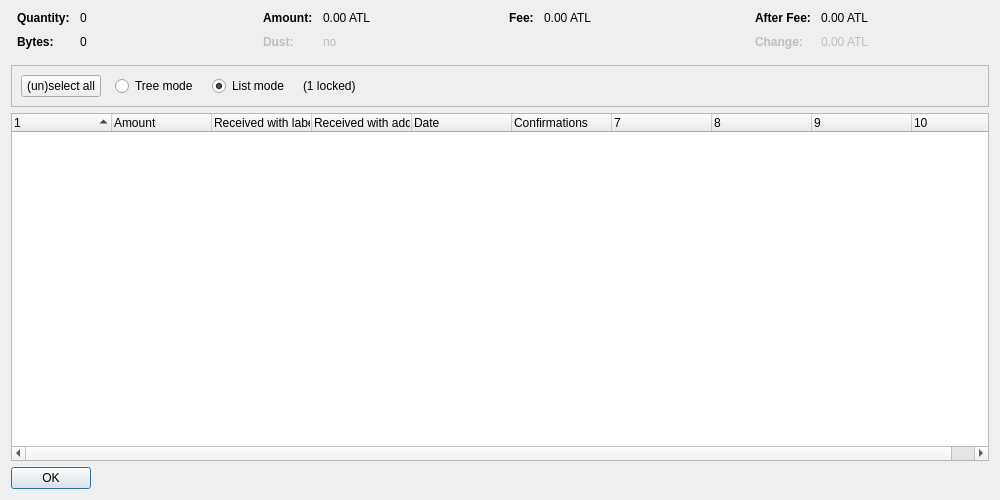
<?xml version="1.0" encoding="UTF-8"?>
<ui version="4.0">
 <class>CoinControlDialog</class>
 <widget class="QDialog" name="CoinControlDialog">
  <property name="geometry">
   <rect>
    <x>0</x>
    <y>0</y>
    <width>1000</width>
    <height>500</height>
   </rect>
  </property>
  <property name="windowTitle">
   <string>Coin Selection</string>
  </property>
  <layout class="QVBoxLayout" name="verticalLayout">
   <item>
    <layout class="QHBoxLayout" name="horizontalLayoutTop" stretch="0,0,0,0">
     <property name="topMargin">
      <number>0</number>
     </property>
     <property name="bottomMargin">
      <number>10</number>
     </property>
     <item>
      <layout class="QFormLayout" name="formLayoutCoinControl1">
       <property name="horizontalSpacing">
        <number>10</number>
       </property>
       <property name="verticalSpacing">
        <number>10</number>
       </property>
       <property name="leftMargin">
        <number>6</number>
       </property>
       <property name="rightMargin">
        <number>6</number>
       </property>
       <item row="0" column="0">
        <widget class="QLabel" name="labelCoinControlQuantityText">
         <property name="font">
          <font>
           <weight>75</weight>
           <bold>true</bold>
          </font>
         </property>
         <property name="text">
          <string>Quantity:</string>
         </property>
        </widget>
       </item>
       <item row="0" column="1">
        <widget class="QLabel" name="labelCoinControlQuantity">
         <property name="cursor">
          <cursorShape>IBeamCursor</cursorShape>
         </property>
         <property name="contextMenuPolicy">
          <enum>Qt::ActionsContextMenu</enum>
         </property>
         <property name="text">
          <string notr="true">0</string>
         </property>
         <property name="textInteractionFlags">
          <set>Qt::LinksAccessibleByMouse|Qt::TextSelectableByKeyboard|Qt::TextSelectableByMouse</set>
         </property>
        </widget>
       </item>
       <item row="1" column="0">
        <widget class="QLabel" name="labelCoinControlBytesText">
         <property name="font">
          <font>
           <weight>75</weight>
           <bold>true</bold>
          </font>
         </property>
         <property name="text">
          <string>Bytes:</string>
         </property>
        </widget>
       </item>
       <item row="1" column="1">
        <widget class="QLabel" name="labelCoinControlBytes">
         <property name="cursor">
          <cursorShape>IBeamCursor</cursorShape>
         </property>
         <property name="contextMenuPolicy">
          <enum>Qt::ActionsContextMenu</enum>
         </property>
         <property name="text">
          <string notr="true">0</string>
         </property>
         <property name="textInteractionFlags">
          <set>Qt::LinksAccessibleByMouse|Qt::TextSelectableByKeyboard|Qt::TextSelectableByMouse</set>
         </property>
        </widget>
       </item>
      </layout>
     </item>
     <item>
      <layout class="QFormLayout" name="formLayoutCoinControl2">
       <property name="horizontalSpacing">
        <number>10</number>
       </property>
       <property name="verticalSpacing">
        <number>10</number>
       </property>
       <property name="leftMargin">
        <number>6</number>
       </property>
       <property name="rightMargin">
        <number>6</number>
       </property>
       <item row="0" column="0">
        <widget class="QLabel" name="labelCoinControlAmountText">
         <property name="font">
          <font>
           <weight>75</weight>
           <bold>true</bold>
          </font>
         </property>
         <property name="text">
          <string>Amount:</string>
         </property>
        </widget>
       </item>
       <item row="0" column="1">
        <widget class="QLabel" name="labelCoinControlAmount">
         <property name="cursor">
          <cursorShape>IBeamCursor</cursorShape>
         </property>
         <property name="contextMenuPolicy">
          <enum>Qt::ActionsContextMenu</enum>
         </property>
         <property name="text">
          <string notr="true">0.00 ATL</string>
         </property>
         <property name="textInteractionFlags">
          <set>Qt::LinksAccessibleByMouse|Qt::TextSelectableByKeyboard|Qt::TextSelectableByMouse</set>
         </property>
        </widget>
       </item>
       <item row="1" column="0">
        <widget class="QLabel" name="labelCoinControlLowOutputText">
         <property name="enabled">
          <bool>false</bool>
         </property>
         <property name="font">
          <font>
           <weight>75</weight>
           <bold>true</bold>
          </font>
         </property>
         <property name="text">
          <string>Dust:</string>
         </property>
        </widget>
       </item>
       <item row="1" column="1">
        <widget class="QLabel" name="labelCoinControlLowOutput">
         <property name="enabled">
          <bool>false</bool>
         </property>
         <property name="cursor">
          <cursorShape>IBeamCursor</cursorShape>
         </property>
         <property name="contextMenuPolicy">
          <enum>Qt::ActionsContextMenu</enum>
         </property>
         <property name="text">
          <string notr="true">no</string>
         </property>
         <property name="textInteractionFlags">
          <set>Qt::LinksAccessibleByMouse|Qt::TextSelectableByKeyboard|Qt::TextSelectableByMouse</set>
         </property>
        </widget>
       </item>
      </layout>
     </item>
     <item>
      <layout class="QFormLayout" name="formLayoutCoinControl3">
       <property name="horizontalSpacing">
        <number>10</number>
       </property>
       <property name="verticalSpacing">
        <number>10</number>
       </property>
       <property name="leftMargin">
        <number>6</number>
       </property>
       <property name="rightMargin">
        <number>6</number>
       </property>
       <item row="0" column="0">
        <widget class="QLabel" name="labelCoinControlFeeText">
         <property name="font">
          <font>
           <weight>75</weight>
           <bold>true</bold>
          </font>
         </property>
         <property name="text">
          <string>Fee:</string>
         </property>
        </widget>
       </item>
       <item row="0" column="1">
        <widget class="QLabel" name="labelCoinControlFee">
         <property name="cursor">
          <cursorShape>IBeamCursor</cursorShape>
         </property>
         <property name="contextMenuPolicy">
          <enum>Qt::ActionsContextMenu</enum>
         </property>
         <property name="text">
          <string notr="true">0.00 ATL</string>
         </property>
         <property name="textInteractionFlags">
          <set>Qt::LinksAccessibleByMouse|Qt::TextSelectableByKeyboard|Qt::TextSelectableByMouse</set>
         </property>
        </widget>
       </item>
      </layout>
     </item>
     <item>
      <layout class="QFormLayout" name="formLayoutCoinControl4">
       <property name="horizontalSpacing">
        <number>10</number>
       </property>
       <property name="verticalSpacing">
        <number>10</number>
       </property>
       <property name="leftMargin">
        <number>6</number>
       </property>
       <property name="rightMargin">
        <number>6</number>
       </property>
       <item row="0" column="0">
        <widget class="QLabel" name="labelCoinControlAfterFeeText">
         <property name="font">
          <font>
           <weight>75</weight>
           <bold>true</bold>
          </font>
         </property>
         <property name="text">
          <string>After Fee:</string>
         </property>
        </widget>
       </item>
       <item row="0" column="1">
        <widget class="QLabel" name="labelCoinControlAfterFee">
         <property name="cursor">
          <cursorShape>IBeamCursor</cursorShape>
         </property>
         <property name="contextMenuPolicy">
          <enum>Qt::ActionsContextMenu</enum>
         </property>
         <property name="text">
          <string notr="true">0.00 ATL</string>
         </property>
         <property name="textInteractionFlags">
          <set>Qt::LinksAccessibleByMouse|Qt::TextSelectableByKeyboard|Qt::TextSelectableByMouse</set>
         </property>
        </widget>
       </item>
       <item row="1" column="0">
        <widget class="QLabel" name="labelCoinControlChangeText">
         <property name="enabled">
          <bool>false</bool>
         </property>
         <property name="font">
          <font>
           <weight>75</weight>
           <bold>true</bold>
          </font>
         </property>
         <property name="text">
          <string>Change:</string>
         </property>
        </widget>
       </item>
       <item row="1" column="1">
        <widget class="QLabel" name="labelCoinControlChange">
         <property name="enabled">
          <bool>false</bool>
         </property>
         <property name="cursor">
          <cursorShape>IBeamCursor</cursorShape>
         </property>
         <property name="contextMenuPolicy">
          <enum>Qt::ActionsContextMenu</enum>
         </property>
         <property name="text">
          <string notr="true">0.00 ATL</string>
         </property>
         <property name="textInteractionFlags">
          <set>Qt::LinksAccessibleByMouse|Qt::TextSelectableByKeyboard|Qt::TextSelectableByMouse</set>
         </property>
        </widget>
       </item>
      </layout>
     </item>
    </layout>
   </item>
   <item>
    <widget class="QFrame" name="frame">
     <property name="minimumSize">
      <size>
       <width>0</width>
       <height>40</height>
      </size>
     </property>
     <property name="frameShape">
      <enum>QFrame::StyledPanel</enum>
     </property>
     <property name="frameShadow">
      <enum>QFrame::Sunken</enum>
     </property>
     <layout class="QHBoxLayout" name="horizontalLayout">
      <item>
       <layout class="QHBoxLayout" name="horizontalLayoutPanel" stretch="0,0,0,0,0">
        <property name="spacing">
         <number>14</number>
        </property>
        <item>
         <widget class="QPushButton" name="pushButtonSelectAll">
          <property name="sizePolicy">
           <sizepolicy hsizetype="Maximum" vsizetype="Fixed">
            <horstretch>0</horstretch>
            <verstretch>0</verstretch>
           </sizepolicy>
          </property>
          <property name="text">
           <string>(un)select all</string>
          </property>
          <property name="autoDefault">
           <bool>false</bool>
          </property>
         </widget>
        </item>
        <item>
         <widget class="QRadioButton" name="radioTreeMode">
          <property name="sizePolicy">
           <sizepolicy hsizetype="Maximum" vsizetype="Fixed">
            <horstretch>0</horstretch>
            <verstretch>0</verstretch>
           </sizepolicy>
          </property>
          <property name="text">
           <string>Tree mode</string>
          </property>
         </widget>
        </item>
        <item>
         <widget class="QRadioButton" name="radioListMode">
          <property name="sizePolicy">
           <sizepolicy hsizetype="Maximum" vsizetype="Fixed">
            <horstretch>0</horstretch>
            <verstretch>0</verstretch>
           </sizepolicy>
          </property>
          <property name="text">
           <string>List mode</string>
          </property>
          <property name="checked">
           <bool>true</bool>
          </property>
         </widget>
        </item>
        <item>
         <widget class="QLabel" name="labelLocked">
          <property name="text">
           <string notr="true">(1 locked)</string>
          </property>
         </widget>
        </item>
        <item>
         <spacer name="horizontalSpacer">
          <property name="orientation">
           <enum>Qt::Horizontal</enum>
          </property>
          <property name="sizeHint" stdset="0">
           <size>
            <width>40</width>
            <height>20</height>
           </size>
          </property>
         </spacer>
        </item>
       </layout>
      </item>
     </layout>
    </widget>
   </item>
   <item>
    <widget class="CoinControlTreeWidget" name="treeWidget">
     <property name="contextMenuPolicy">
      <enum>Qt::CustomContextMenu</enum>
     </property>
     <property name="sortingEnabled">
      <bool>false</bool>
     </property>
     <property name="columnCount">
      <number>10</number>
     </property>
     <attribute name="headerShowSortIndicator" stdset="0">
      <bool>true</bool>
     </attribute>
     <attribute name="headerStretchLastSection">
      <bool>false</bool>
     </attribute>
     <column>
      <property name="text">
       <string/>
      </property>
     </column>
     <column>
      <property name="text">
       <string>Amount</string>
      </property>
     </column>
     <column>
      <property name="text">
       <string>Received with label</string>
      </property>
     </column>
     <column>
      <property name="text">
       <string>Received with address</string>
      </property>
     </column>
     <column>
      <property name="text">
       <string>Date</string>
      </property>
     </column>
     <column>
      <property name="text">
       <string>Confirmations</string>
      </property>
      <property name="toolTip">
       <string>Confirmed</string>
      </property>
     </column>
     <column>
      <property name="text">
       <string/>
      </property>
     </column>
     <column>
      <property name="text">
       <string/>
      </property>
     </column>
     <column>
      <property name="text">
       <string/>
      </property>
     </column>
     <column>
      <property name="text">
       <string/>
      </property>
     </column>
    </widget>
   </item>
   <item>
    <widget class="QDialogButtonBox" name="buttonBox">
     <property name="sizePolicy">
      <sizepolicy hsizetype="Maximum" vsizetype="Fixed">
       <horstretch>0</horstretch>
       <verstretch>0</verstretch>
      </sizepolicy>
     </property>
     <property name="orientation">
      <enum>Qt::Horizontal</enum>
     </property>
     <property name="standardButtons">
      <set>QDialogButtonBox::Ok</set>
     </property>
    </widget>
   </item>
  </layout>
 </widget>
 <customwidgets>
  <customwidget>
   <class>CoinControlTreeWidget</class>
   <extends>QTreeWidget</extends>
   <header>coincontroltreewidget.h</header>
  </customwidget>
 </customwidgets>
 <resources/>
 <connections/>
</ui>
